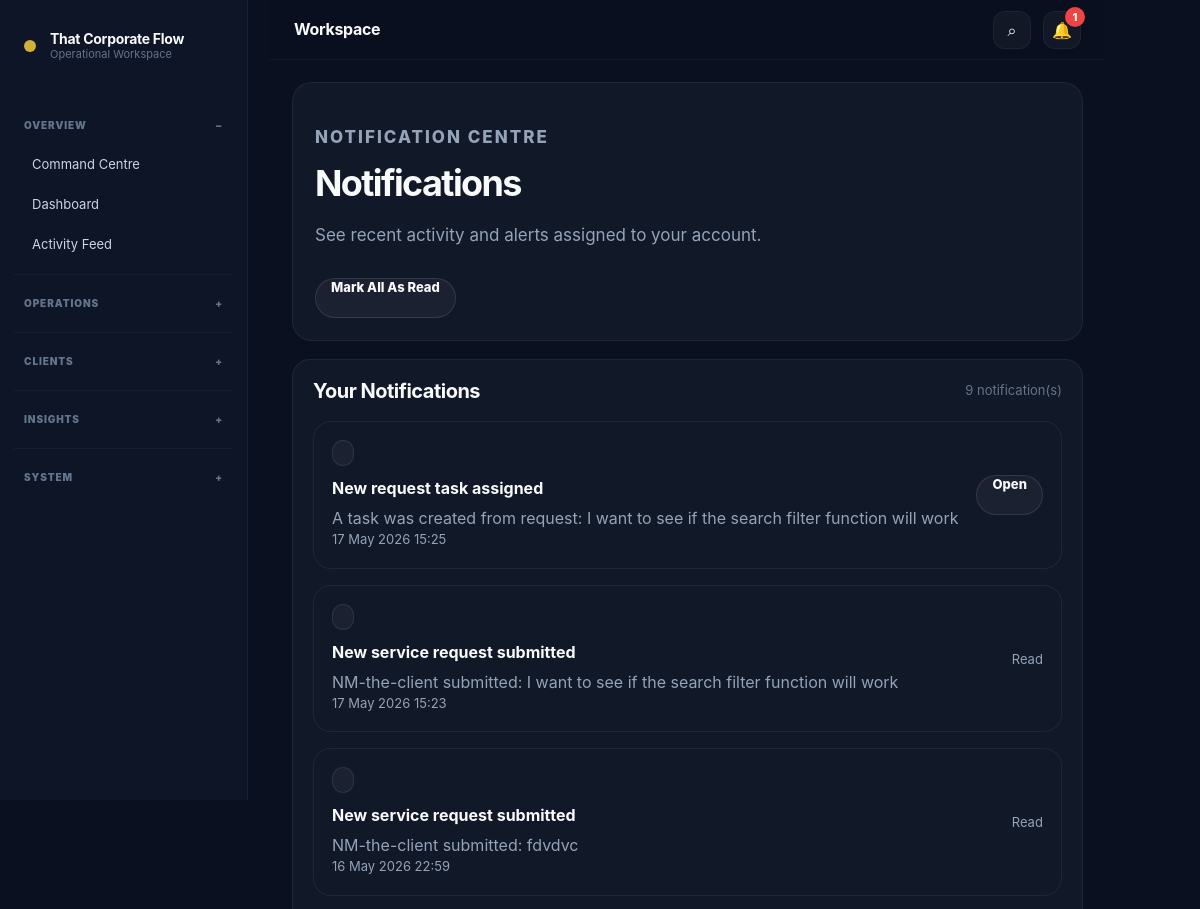
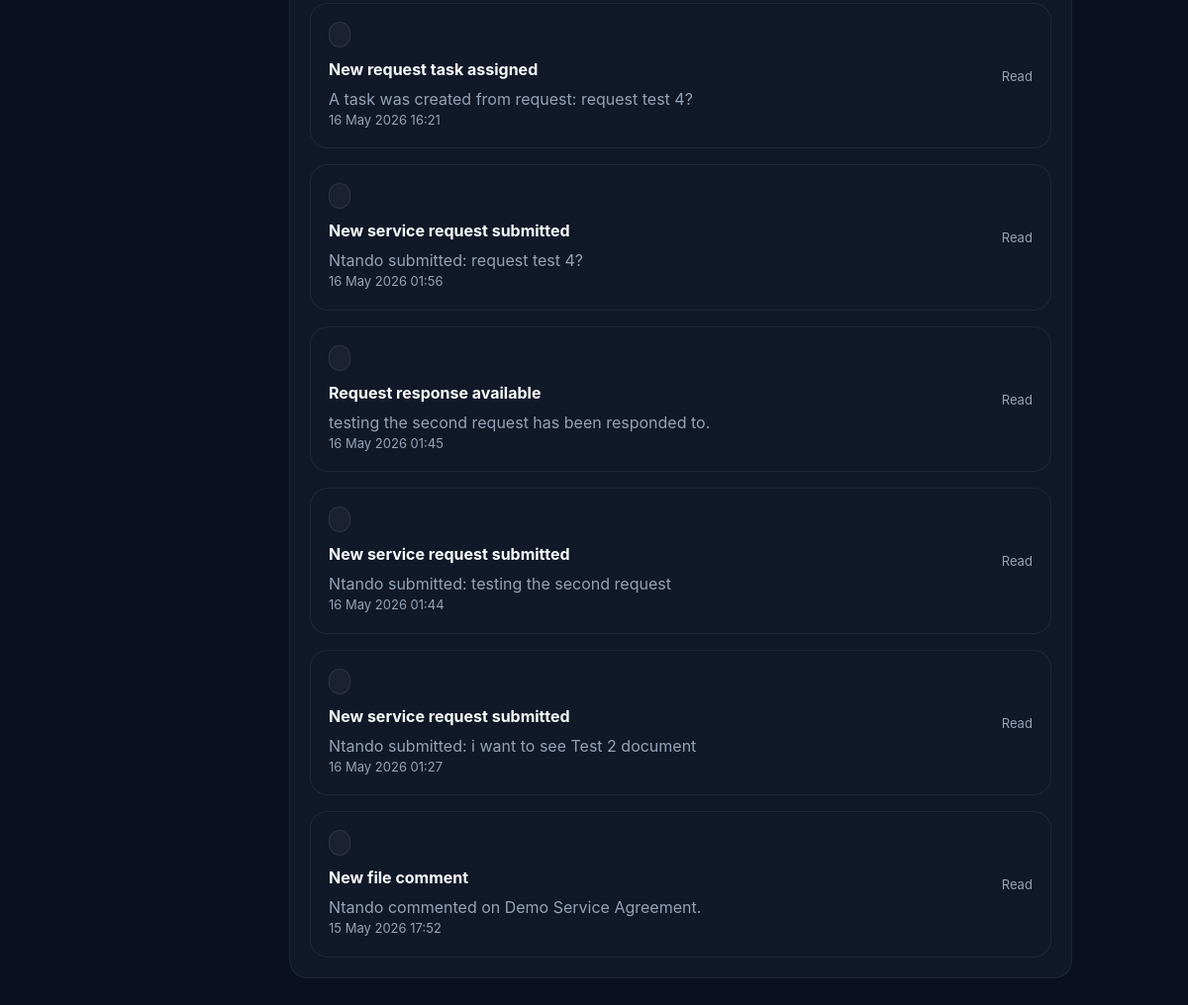
The app's page /notifications/ (signed in) with its own data (2 pictures, top to bottom).
### notifications/models.py (models this page shows, shortened)
class Notification(models.Model):
    PRIORITY_CHOICES = [
        ('low', 'Low'),
        ('medium', 'Medium'),
        ('high', 'High'),
        ('critical', 'Critical'),
    ]
    user = models.ForeignKey(
        settings.AUTH_USER_MODEL,
        on_delete=models.CASCADE,
        related_name='notifications'
    )
    title = models.CharField(max_length=255)
    message = models.TextField(blank=True)
    link = models.CharField(max_length=500, blank=True)
    is_read = models.BooleanField(default=False)
    priority = models.CharField(
        max_length=20,
        choices=PRIORITY_CHOICES,
        default='medium'
    )
    created_at = models.DateTimeField(auto_now_add=True)
    class Meta:
        ordering = ['-created_at']

### notifications/views.py (the view)
# urls.py: path('', views.notification_list, name='notification_list'),
@login_required
def notification_list(request):
    filter_type = request.GET.get('filter', 'all')
    notifications = Notification.objects.filter(user=request.user)
    if filter_type == 'unread':
        notifications = notifications.filter(is_read=False)
    if filter_type == 'critical':
        notifications = notifications.filter(priority='critical')
    if filter_type == 'high':
        notifications = notifications.filter(priority='high')
    notifications = notifications.order_by('-created_at')
    unread_count = Notification.objects.filter(
        user=request.user,
        is_read=False
    ).count()
    return render(request, 'notifications/notification_list.html', {
        'notifications': notifications,
        'unread_count': unread_count,
        'filter_type': filter_type,
    })

### notifications/context_processors.py (called while the page is built)
def unread_notifications(request):
    if request.user.is_authenticated:
        count = request.user.notifications.filter(is_read=False).count()
    else:
        count = 0
    return {
        'unread_notification_count': count,
    }

### templates/notifications/notification_list.html (shortened to what this page needs)
﻿{% extends 'base.html' %}
{% block content %}
<section class='page-header'>
    <p class='eyebrow'>Notification Centre</p>
    <h2>Notifications</h2>
    <p>
        See recent activity and alerts assigned to your account.
    </p>
    <div class='hero-actions'>
        <a class='btn secondary' href='{% url "mark_all_notifications_read" %}'>
            Mark All As Read
        </a>
    </div>
</section>
<section class='panel'>
    <div class='panel-header'>
        <h3>Your Notifications</h3>
        <p>{{ notifications.count }} notification(s)</p>
    </div>
    {% if notifications %}
        <div class='notification-list'>
            {% for notification in notifications %}
                <div class='notification-card {% if not notification.is_read %}unread-notification{% endif %}'>
                    <div>
                        <span class='badge'>
                        </span>
                        <h4>{{ notification.title }}</h4>
                        <p>{{ notification.message }}</p>
                        <p class='muted'>
                            {{ notification.created_at|date:'d M Y H:i' }}
                        </p>
                    </div>
                    <div>
                        {% if notification.is_read %}
                            <span class='muted'>Read</span>
                        {% else %}
                            <a
                                class='mini-btn'
                                href='{% url "mark_notification_read" notification.id %}'
                            >
                                Open
                            </a>
                        {% endif %}
                    </div>
                </div>
            {% endfor %}
        </div>
    {% else %}
        <div class='empty-state'>
            <h3>No notifications yet</h3>
            <p>Important platform alerts will appear here.</p>
        </div>
    {% endif %}
</section>
{% endblock %}

### static/css/final_cleanup.css (style rules this page uses)
body { background: var(--bg); color: var(--text); }
h2 { font-size: clamp(28px, 3vw, 44px) !important; line-height: 1.08 !important; letter-spacing: -0.04em !important; font-weight: 750 !important; }
h3 { font-size: clamp(20px, 2vw, 28px) !important; line-height: 1.2 !important; letter-spacing: -0.025em !important; }
h4 { font-size: 17px !important; line-height: 1.25 !important; }
p { line-height: 1.72; }
.panel, .command-panel, .focus-panel, .settings-panel, .auth-card, .client-flow-card, .public-preview-card, .simple-launcher-card, .focus-kpi-card, .stat-card, .notification-card, .global-result-card, .ai-action-card, .module-card, .kanban-card, .client-delivery-card, .announcement-card { background: var(--panel) !important; border: 1px solid var(--border) !important; box-shadow: none !important; border-radius: 22px !important; }
.panel, .command-panel, .focus-panel, .settings-panel, .auth-card, .client-flow-card, .public-preview-card { padding: 24px !important; }
.btn, .mini-btn, .public-btn, .slack-btn { box-shadow: none !important; }
.btn.secondary, .public-btn.secondary, .slack-btn.secondary { background: rgba(255,255,255,0.04) !important; color: var(--text) !important; border-color: rgba(255,255,255,0.12) !important; }

### static/css/enterprise_ui.css (style rules this page uses)
.page-header, .panel, .global-search-panel, .settings-hero, .simple-dashboard-hero, .focus-hero, .health-hero, .command-hero { margin-bottom: 18px !important; }
.page-header { padding: 22px !important; border-radius: 20px !important; background: #111827 !important; border: 1px solid rgba(255,255,255,0.06) !important; }
.page-header h2 { margin: 8px 0 10px !important; }
.page-header p { max-width: 760px !important; color: #94a3b8 !important; }
.status-pill, .priority-pill, .badge, .confirmation-badge, .priority-badge, .unread-badge { display: inline-flex !important; align-items: center !important; gap: 6px !important; min-height: 26px !important; padding: 0 10px !important; border-radius: 999px !important; font-size: 11px !important; font-weight: 900 !important; letter-spacing: 0.02em !important; border: 1px solid rgba(255,255,255,0.08) !important; background: rgba(255,255,255,0.045) !important; color: #cbd5e1 !important; }
.panel, .stat-card, .focus-panel, .settings-panel, .global-search-panel, .notification-card, .global-result-card, .simple-launcher-card, .ai-action-card { background: #111827 !important; border: 1px solid rgba(255,255,255,0.06) !important; border-radius: 18px !important; box-shadow: none !important; }
.panel { padding: 20px !important; }
.panel-header { display: flex; justify-content: space-between; align-items: flex-start; gap: 16px; margin-bottom: 14px !important; }
.panel-header h3 { font-size: 20px !important; margin: 0 0 4px !important; }
.panel-header p { color: #64748b !important; font-size: 13px !important; }
.btn, .mini-btn, .public-btn, .slack-btn { min-height: 40px !important; padding: 0 15px !important; border-radius: 999px !important; font-size: 13px !important; font-weight: 850 !important; transition: 0.16s ease !important; }
.btn.secondary, .public-btn.secondary, .slack-btn.secondary, .mini-btn { background: rgba(255,255,255,0.045) !important; color: #f8fafc !important; border: 1px solid rgba(255,255,255,0.10) !important; }
.panel, .stat-card, .global-result-card, .notification-card, .simple-launcher-card, .ai-action-card, button, a { transition: background 0.16s ease, border-color 0.16s ease, transform 0.16s ease, color 0.16s ease !important; }

### records on screen
Notification: title "New request task assigned", message "A task was created from request: I want to see if the search filter function will work", created_at "17 May 2026 15:25", is_read "Open"
Notification: title "New service request submitted", message "NM-the-client submitted: I want to see if the search filter function will work", created_at "17 May 2026 15:23", is_read "Read"
Notification: title "New service request submitted", message "NM-the-client submitted: fdvdvc", created_at "16 May 2026 22:59", is_read "Read"
Notification: title "New request task assigned", message "A task was created from request: request test 4?", created_at "16 May 2026 16:21", is_read "Read"
Notification: title "New service request submitted", message "Ntando submitted: request test 4?", created_at "16 May 2026 01:56", is_read "Read"
Notification: title "Request response available", message "testing the second request has been responded to.", created_at "16 May 2026 01:45", is_read "Read"
Notification: title "New service request submitted", message "Ntando submitted: testing the second request", created_at "16 May 2026 01:44", is_read "Read"
Notification: title "New service request submitted", message "Ntando submitted: i want to see Test 2 document", created_at "16 May 2026 01:27", is_read "Read"
Notification: title "New file comment", message "Ntando commented on Demo Service Agreement.", created_at "15 May 2026 17:52", is_read "Read"

### other values on screen
{{ unread_notification_count }} "1"
{{ notifications.count }} "9"
